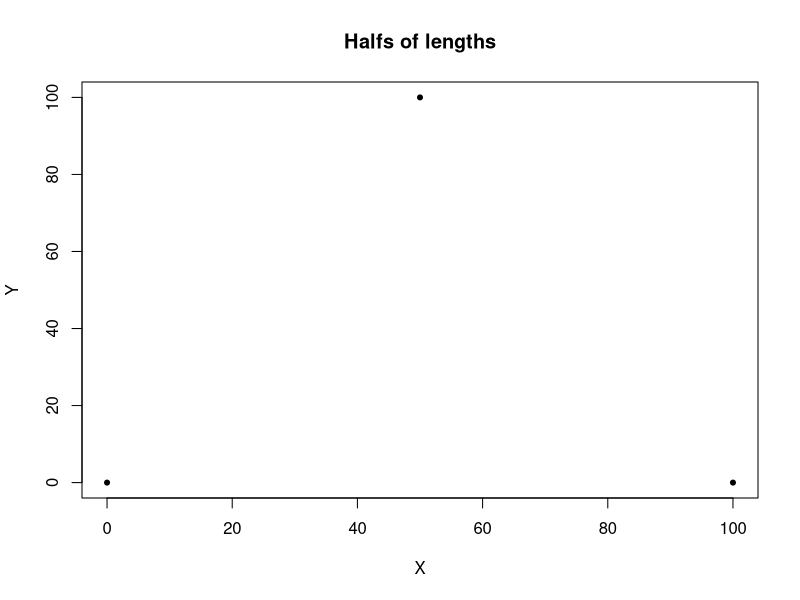

Source code (R): (Note: this script raises an error after producing the figure.)
# Functions

validate_numeric_input <- function(value) {
  if (
      is.na(value) ||
        is.null(value) ||
        length(value) == 0 ||
        !is.numeric(value)) {
    stop("Wrong input! Expected numeric.")
  }
  return(TRUE)
}

get_numeric_input <- function(message) {
  cat(message, "\n")
  input <- scan(what = numeric(), nmax = 1, quiet = TRUE)
  validate_numeric_input(input)
  return(input)
}

# Hello

cat("
  Hello!
")
# \nYou will give the coordinates of a point as two real numbers in the range [0;100] 
# and one number determining iterations (preferred values between 1 000 and 1 000 000) 
# and I'm going to show you some magic.

# Get user input

cat("Write number of iterations:\n")
times <- scan(n = 1, what = numeric())

# Starting points

Px <- c(50,0,100)
Py <- c(100,0,0)

plot(
   Px,
   Py,
   xlim=c(0,100),
   ylim=c(0,100),
   pch=20,
   main="Halfs of lengths",
   xlab="X",
   ylab="Y"
)

# Generating & calculating data

ref_list <- sample(1:3,times,replace = TRUE)

x <- runif(1, 0, 100)
y <- runif(1, 0, 100)
dataX <- c(x,numeric(times-1))
dataY <- c(y,numeric(times-1))

i <- 1
for (l in ref_list) {
   dataX[i+1]=(Px[l]+dataX[i])/2
   dataY[i+1]=(Py[l]+dataY[i])/2
   i <- i+1
}

# Writing existing data

points(dataX,dataY,pch=20)
points(x,y,pch=20,col="red")